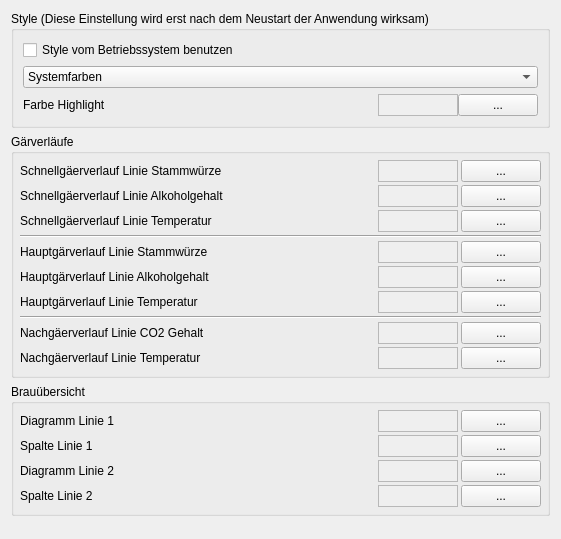
           <widget class="QWidget" name="scrollAreaWidgetContents_2">
            <property name="geometry">
             <rect>
              <x>0</x>
              <y>0</y>
              <width>561</width>
              <height>539</height>
             </rect>
            </property>
            <layout class="QVBoxLayout" name="verticalLayout_20">
             <item>
              <widget class="QGroupBox" name="groupBox_14">
               <property name="title">
                <string>Style (Diese Einstellung wird erst nach dem Neustart der Anwendung wirksam)</string>
               </property>
               <layout class="QVBoxLayout" name="verticalLayout_8">
                <item>
                 <widget class="QCheckBox" name="checkBox_NativStyle">
                  <property name="text">
                   <string>Style vom Betriebssystem benutzen</string>
                  </property>
                 </widget>
                </item>
                <item>
                 <widget class="QComboBox" name="comboBox_Farbgebung">
                  <item>
                   <property name="text">
                    <string>Systemfarben</string>
                   </property>
                  </item>
                  <item>
                   <property name="text">
                    <string>Hell</string>
                   </property>
                  </item>
                  <item>
                   <property name="text">
                    <string>Dunkel</string>
                   </property>
                  </item>
                 </widget>
                </item>
                <item>
                 <widget class="QWidget" name="widget_FarbeStyleAuswahl" native="true">
                  <layout class="QVBoxLayout" name="verticalLayout_22">
                   <property name="spacing">
                    <number>0</number>
                   </property>
                   <property name="leftMargin">
                    <number>0</number>
                   </property>
                   <property name="topMargin">
                    <number>0</number>
                   </property>
                   <property name="rightMargin">
                    <number>0</number>
                   </property>
                   <property name="bottomMargin">
                    <number>0</number>
                   </property>
                   <item>
                    <layout class="QHBoxLayout" name="horizontalLayout_21">
                     <item>
                      <widget class="QLabel" name="label_beschreibungStyleAuswahl">
                       <property name="text">
                        <string>Farbe Highlight</string>
                       </property>
                      </widget>
                     </item>
                     <item>
                      <spacer name="horizontalSpacer_19">
                       <property name="orientation">
                        <enum>Qt::Horizontal</enum>
                       </property>
                       <property name="sizeHint" stdset="0">
                        <size>
                         <width>40</width>
                         <height>20</height>
                        </size>
                       </property>
                      </spacer>
                     </item>
                     <item>
                      <widget class="QLabel" name="label_ColorStyleAuswahl">
                       <property name="minimumSize">
                        <size>
                         <width>80</width>
                         <height>0</height>
                        </size>
                       </property>
                       <property name="autoFillBackground">
                        <bool>true</bool>
                       </property>
                       <property name="frameShape">
                        <enum>QFrame::StyledPanel</enum>
                       </property>
                       <property name="text">
                        <string/>
                       </property>
                       <property name="alignment">
                        <set>Qt::AlignCenter</set>
                       </property>
                      </widget>
                     </item>
                     <item>
                      <widget class="QPushButton" name="pushButton_GetColorStyleAuswahl">
                       <property name="text">
                        <string>...</string>
                       </property>
                      </widget>
                     </item>
                    </layout>
                   </item>
                  </layout>
                 </widget>
                </item>
               </layout>
              </widget>
             </item>
             <item>
              <widget class="QGroupBox" name="groupBox">
               <property name="title">
                <string>Gärverläufe</string>
               </property>
               <layout class="QVBoxLayout" name="verticalLayout_2">
                <property name="spacing">
                 <number>3</number>
                </property>
                <property name="leftMargin">
                 <number>6</number>
                </property>
                <property name="topMargin">
                 <number>6</number>
                </property>
                <property name="rightMargin">
                 <number>6</number>
                </property>
                <property name="bottomMargin">
                 <number>6</number>
                </property>
                <item>
                 <layout class="QHBoxLayout" name="horizontalLayout_3">
                  <item>
                   <widget class="QLabel" name="label_2">
                    <property name="text">
                     <string>Schnellgäerverlauf Linie Stammwürze</string>
                    </property>
                   </widget>
                  </item>
                  <item>
                   <spacer name="horizontalSpacer">
                    <property name="orientation">
                     <enum>Qt::Horizontal</enum>
                    </property>
                    <property name="sizeHint" stdset="0">
                     <size>
                      <width>40</width>
                      <height>20</height>
                     </size>
                    </property>
                   </spacer>
                  </item>
                  <item>
                   <widget class="QLabel" name="label_ColorDia_S_L1">
                    <property name="minimumSize">
                     <size>
                      <width>80</width>
                      <height>0</height>
                     </size>
                    </property>
                    <property name="autoFillBackground">
                     <bool>true</bool>
                    </property>
                    <property name="frameShape">
                     <enum>QFrame::StyledPanel</enum>
                    </property>
                    <property name="text">
                     <string/>
                    </property>
                    <property name="alignment">
                     <set>Qt::AlignCenter</set>
                    </property>
                   </widget>
                  </item>
                  <item>
                   <widget class="QPushButton" name="pushButton_GetColorDia_S_L1">
                    <property name="text">
                     <string>...</string>
                    </property>
                   </widget>
                  </item>
                 </layout>
                </item>
                <item>
                 <layout class="QHBoxLayout" name="horizontalLayout_4">
                  <item>
                   <widget class="QLabel" name="label_3">
                    <property name="text">
                     <string>Schnellgäerverlauf Linie Alkoholgehalt</string>
                    </property>
                   </widget>
                  </item>
                  <item>
                   <spacer name="horizontalSpacer_2">
                    <property name="orientation">
                     <enum>Qt::Horizontal</enum>
                    </property>
                    <property name="sizeHint" stdset="0">
                     <size>
                      <width>40</width>
                      <height>20</height>
                     </size>
                    </property>
                   </spacer>
                  </item>
                  <item>
                   <widget class="QLabel" name="label_ColorDia_S_L2">
                    <property name="minimumSize">
                     <size>
                      <width>80</width>
                      <height>0</height>
                     </size>
                    </property>
                    <property name="autoFillBackground">
                     <bool>true</bool>
                    </property>
                    <property name="frameShape">
                     <enum>QFrame::StyledPanel</enum>
                    </property>
                    <property name="text">
                     <string/>
                    </property>
                    <property name="alignment">
                     <set>Qt::AlignCenter</set>
                    </property>
                   </widget>
                  </item>
                  <item>
                   <widget class="QPushButton" name="pushButton_GetColorDia_S_L2">
                    <property name="text">
                     <string>...</string>
                    </property>
                   </widget>
                  </item>
                 </layout>
                </item>
                <item>
                 <layout class="QHBoxLayout" name="horizontalLayout_20">
                  <item>
                   <widget class="QLabel" name="label_16">
                    <property name="text">
                     <string>Schnellgäerverlauf Linie Temperatur</string>
                    </property>
                   </widget>
                  </item>
                  <item>
                   <spacer name="horizontalSpacer_18">
                    <property name="orientation">
                     <enum>Qt::Horizontal</enum>
                    </property>
                    <property name="sizeHint" stdset="0">
                     <size>
                      <width>40</width>
                      <height>20</height>
                     </size>
                    </property>
                   </spacer>
                  </item>
                  <item>
                   <widget class="QLabel" name="label_ColorDia_S_L3">
                    <property name="minimumSize">
                     <size>
                      <width>80</width>
                      <height>0</height>
                     </size>
                    </property>
                    <property name="autoFillBackground">
                     <bool>true</bool>
                    </property>
                    <property name="frameShape">
                     <enum>QFrame::StyledPanel</enum>
                    </property>
                    <property name="text">
                     <string/>
                    </property>
                    <property name="alignment">
                     <set>Qt::AlignCenter</set>
                    </property>
                   </widget>
                  </item>
                  <item>
                   <widget class="QPushButton" name="pushButton_GetColorDia_S_L3">
                    <property name="text">
                     <string>...</string>
                    </property>
                   </widget>
                  </item>
                 </layout>
                </item>
                <item>
                 <widget class="Line" name="line">
                  <property name="orientation">
                   <enum>Qt::Horizontal</enum>
                  </property>
                 </widget>
                </item>
                <item>
                 <layout class="QHBoxLayout" name="horizontalLayout_5">
                  <item>
                   <widget class="QLabel" name="label_4">
                    <property name="text">
                     <string>Hauptgärverlauf Linie Stammwürze</string>
                    </property>
                   </widget>
                  </item>
                  <item>
                   <spacer name="horizontalSpacer_3">
                    <property name="orientation">
                     <enum>Qt::Horizontal</enum>
                    </property>
                    <property name="sizeHint" stdset="0">
                     <size>
                      <width>40</width>
                      <height>20</height>
                     </size>
                    </property>
                   </spacer>
                  </item>
                  <item>
                   <widget class="QLabel" name="label_ColorDia_H_L1">
                    <property name="minimumSize">
                     <size>
                      <width>80</width>
                      <height>0</height>
                     </size>
                    </property>
                    <property name="autoFillBackground">
                     <bool>true</bool>
                    </property>
                    <property name="frameShape">
                     <enum>QFrame::StyledPanel</enum>
                    </property>
                    <property name="text">
                     <string/>
                    </property>
                    <property name="alignment">
                     <set>Qt::AlignCenter</set>
                    </property>
                   </widget>
                  </item>
                  <item>
                   <widget class="QPushButton" name="pushButton_GetColorDia_H_L1">
                    <property name="text">
                     <string>...</string>
                    </property>
                   </widget>
                  </item>
                 </layout>
                </item>
                <item>
                 <layout class="QHBoxLayout" name="horizontalLayout_6">
                  <item>
                   <widget class="QLabel" name="label_5">
                    <property name="text">
                     <string>Hauptgärverlauf Linie Alkoholgehalt</string>
                    </property>
                   </widget>
                  </item>
                  <item>
                   <spacer name="horizontalSpacer_4">
                    <property name="orientation">
                     <enum>Qt::Horizontal</enum>
                    </property>
                    <property name="sizeHint" stdset="0">
                     <size>
                      <width>40</width>
                      <height>20</height>
                     </size>
                    </property>
                   </spacer>
                  </item>
                  <item>
                   <widget class="QLabel" name="label_ColorDia_H_L2">
                    <property name="minimumSize">
                     <size>
                      <width>80</width>
                      <height>0</height>
                     </size>
                    </property>
                    <property name="autoFillBackground">
                     <bool>true</bool>
                    </property>
                    <property name="frameShape">
                     <enum>QFrame::StyledPanel</enum>
                    </property>
                    <property name="text">
                     <string/>
                    </property>
                    <property name="alignment">
                     <set>Qt::AlignCenter</set>
                    </property>
                   </widget>
                  </item>
                  <item>
                   <widget class="QPushButton" name="pushButton_GetColorDia_H_L2">
                    <property name="text">
                     <string>...</string>
                    </property>
                   </widget>
                  </item>
                 </layout>
                </item>
                <item>
                 <layout class="QHBoxLayout" name="horizontalLayout_19">
                  <item>
                   <widget class="QLabel" name="label_15">
                    <property name="text">
                     <string>Hauptgärverlauf Linie Temperatur</string>
                    </property>
                   </widget>
                  </item>
                  <item>
                   <spacer name="horizontalSpacer_17">
                    <property name="orientation">
                     <enum>Qt::Horizontal</enum>
                    </property>
                    <property name="sizeHint" stdset="0">
                     <size>
                      <width>40</width>
                      <height>20</height>
                     </size>
                    </property>
                   </spacer>
                  </item>
                  <item>
                   <widget class="QLabel" name="label_ColorDia_H_L3">
                    <property name="minimumSize">
                     <size>
                      <width>80</width>
                      <height>0</height>
                     </size>
                    </property>
                    <property name="autoFillBackground">
                     <bool>true</bool>
                    </property>
                    <property name="frameShape">
                     <enum>QFrame::StyledPanel</enum>
                    </property>
                    <property name="text">
                     <string/>
                    </property>
                    <property name="alignment">
                     <set>Qt::AlignCenter</set>
                    </property>
                   </widget>
                  </item>
                  <item>
                   <widget class="QPushButton" name="pushButton_GetColorDia_H_L3">
                    <property name="text">
                     <string>...</string>
                    </property>
                   </widget>
                  </item>
                 </layout>
                </item>
                <item>
                 <widget class="Line" name="line_2">
                  <property name="orientation">
                   <enum>Qt::Horizontal</enum>
                  </property>
                 </widget>
                </item>
                <item>
                 <layout class="QHBoxLayout" name="horizontalLayout_8">
                  <item>
                   <widget class="QLabel" name="label_7">
                    <property name="text">
                     <string>Nachgäerverlauf Linie CO2 Gehalt</string>
                    </property>
                   </widget>
                  </item>
                  <item>
                   <spacer name="horizontalSpacer_6">
                    <property name="orientation">
                     <enum>Qt::Horizontal</enum>
                    </property>
                    <property name="sizeHint" stdset="0">
                     <size>
                      <width>40</width>
                      <height>20</height>
                     </size>
                    </property>
                   </spacer>
                  </item>
                  <item>
                   <widget class="QLabel" name="label_ColorDia_N_L1">
                    <property name="minimumSize">
                     <size>
                      <width>80</width>
                      <height>0</height>
                     </size>
                    </property>
                    <property name="autoFillBackground">
                     <bool>true</bool>
                    </property>
                    <property name="frameShape">
                     <enum>QFrame::StyledPanel</enum>
                    </property>
                    <property name="text">
                     <string/>
                    </property>
                    <property name="alignment">
                     <set>Qt::AlignCenter</set>
                    </property>
                   </widget>
                  </item>
                  <item>
                   <widget class="QPushButton" name="pushButton_GetColorDia_N_L1">
                    <property name="text">
                     <string>...</string>
                    </property>
                   </widget>
                  </item>
                 </layout>
                </item>
                <item>
                 <layout class="QHBoxLayout" name="horizontalLayout_18">
                  <item>
                   <widget class="QLabel" name="label_14">
                    <property name="text">
                     <string>Nachgäerverlauf Linie Temperatur</string>
                    </property>
                   </widget>
                  </item>
                  <item>
                   <spacer name="horizontalSpacer_16">
                    <property name="orientation">
                     <enum>Qt::Horizontal</enum>
                    </property>
                    <property name="sizeHint" stdset="0">
                     <size>
                      <width>40</width>
                      <height>20</height>
                     </size>
                    </property>
                   </spacer>
                  </item>
                  <item>
                   <widget class="QLabel" name="label_ColorDia_N_L2">
                    <property name="minimumSize">
                     <size>
                      <width>80</width>
                      <height>0</height>
                     </size>
                    </property>
                    <property name="autoFillBackground">
                     <bool>true</bool>
                    </property>
                    <property name="frameShape">
                     <enum>QFrame::StyledPanel</enum>
                    </property>
                    <property name="text">
                     <string/>
                    </property>
                    <property name="alignment">
                     <set>Qt::AlignCenter</set>
                    </property>
                   </widget>
                  </item>
                  <item>
                   <widget class="QPushButton" name="pushButton_GetColorDia_N_L2">
                    <property name="text">
                     <string>...</string>
                    </property>
                   </widget>
                  </item>
                 </layout>
                </item>
               </layout>
              </widget>
             </item>
             <item>
              <widget class="QGroupBox" name="groupBox_2">
               <property name="title">
                <string>Brauübersicht</string>
               </property>
               <layout class="QVBoxLayout" name="verticalLayout_5">
                <property name="spacing">
                 <number>3</number>
                </property>
                <property name="leftMargin">
                 <number>6</number>
                </property>
                <property name="topMargin">
                 <number>6</number>
                </property>
                <property name="rightMargin">
                 <number>6</number>
                </property>
                <property name="bottomMargin">
                 <number>6</number>
                </property>
                <item>
                 <layout class="QHBoxLayout" name="horizontalLayout_9">
                  <item>
                   <widget class="QLabel" name="label_8">
                    <property name="text">
                     <string>Diagramm Linie 1</string>
                    </property>
                   </widget>
                  </item>
                  <item>
                   <spacer name="horizontalSpacer_7">
                    <property name="orientation">
                     <enum>Qt::Horizontal</enum>
                    </property>
                    <property name="sizeHint" stdset="0">
                     <size>
                      <width>40</width>
                      <height>20</height>
                     </size>
                    </property>
                   </spacer>
                  </item>
                  <item>
                   <widget class="QLabel" name="label_ColorDia_B_L1">
                    <property name="minimumSize">
                     <size>
                      <width>80</width>
                      <height>0</height>
                     </size>
                    </property>
                    <property name="autoFillBackground">
                     <bool>true</bool>
                    </property>
                    <property name="frameShape">
                     <enum>QFrame::StyledPanel</enum>
                    </property>
                    <property name="text">
                     <string/>
                    </property>
                    <property name="alignment">
                     <set>Qt::AlignCenter</set>
                    </property>
                   </widget>
                  </item>
                  <item>
                   <widget class="QPushButton" name="pushButton_GetColorDia_B_L1">
                    <property name="text">
                     <string>...</string>
                    </property>
                   </widget>
                  </item>
                 </layout>
                </item>
                <item>
                 <layout class="QHBoxLayout" name="horizontalLayout_11">
                  <item>
                   <widget class="QLabel" name="label_10">
                    <property name="text">
                     <string>Spalte Linie 1</string>
                    </property>
                   </widget>
                  </item>
                  <item>
                   <spacer name="horizontalSpacer_9">
                    <property name="orientation">
                     <enum>Qt::Horizontal</enum>
                    </property>
                    <property name="sizeHint" stdset="0">
                     <size>
                      <width>40</width>
                      <height>20</height>
                     </size>
                    </property>
                   </spacer>
                  </item>
                  <item>
                   <widget class="QLabel" name="label_ColorDia_B_SpL1">
                    <property name="minimumSize">
                     <size>
                      <width>80</width>
                      <height>0</height>
                     </size>
                    </property>
                    <property name="autoFillBackground">
                     <bool>true</bool>
                    </property>
                    <property name="frameShape">
                     <enum>QFrame::StyledPanel</enum>
                    </property>
                    <property name="text">
                     <string/>
                    </property>
                    <property name="alignment">
                     <set>Qt::AlignCenter</set>
                    </property>
                   </widget>
                  </item>
                  <item>
                   <widget class="QPushButton" name="pushButton_GetColorDia_SPB_L1">
                    <property name="text">
                     <string>...</string>
                    </property>
                   </widget>
                  </item>
                 </layout>
                </item>
                <item>
                 <layout class="QHBoxLayout" name="horizontalLayout_10">
                  <item>
                   <widget class="QLabel" name="label_9">
                    <property name="text">
                     <string>Diagramm Linie 2</string>
                    </property>
                   </widget>
                  </item>
                  <item>
                   <spacer name="horizontalSpacer_8">
                    <property name="orientation">
                     <enum>Qt::Horizontal</enum>
                    </property>
                    <property name="sizeHint" stdset="0">
                     <size>
                      <width>40</width>
                      <height>20</height>
                     </size>
                    </property>
                   </spacer>
                  </item>
                  <item>
                   <widget class="QLabel" name="label_ColorDia_B_L2">
                    <property name="minimumSize">
                     <size>
                      <width>80</width>
                      <height>0</height>
                     </size>
                    </property>
                    <property name="autoFillBackground">
                     <bool>true</bool>
                    </property>
                    <property name="frameShape">
                     <enum>QFrame::StyledPanel</enum>
                    </property>
                    <property name="text">
                     <string/>
                    </property>
                    <property name="alignment">
                     <set>Qt::AlignCenter</set>
                    </property>
                   </widget>
                  </item>
                  <item>
                   <widget class="QPushButton" name="pushButton_GetColorDia_B_L2">
                    <property name="text">
                     <string>...</string>
                    </property>
                   </widget>
                  </item>
                 </layout>
                </item>
                <item>
                 <layout class="QHBoxLayout" name="horizontalLayout_12">
                  <item>
                   <widget class="QLabel" name="label_11">
                    <property name="text">
                     <string>Spalte Linie 2</string>
                    </property>
                   </widget>
                  </item>
                  <item>
                   <spacer name="horizontalSpacer_10">
                    <property name="orientation">
                     <enum>Qt::Horizontal</enum>
                    </property>
                    <property name="sizeHint" stdset="0">
                     <size>
                      <width>40</width>
                      <height>20</height>
                     </size>
                    </property>
                   </spacer>
                  </item>
                  <item>
                   <widget class="QLabel" name="label_ColorDia_B_SpL2">
                    <property name="minimumSize">
                     <size>
                      <width>80</width>
                      <height>0</height>
                     </size>
                    </property>
                    <property name="autoFillBackground">
                     <bool>true</bool>
                    </property>
                    <property name="frameShape">
                     <enum>QFrame::StyledPanel</enum>
                    </property>
                    <property name="text">
                     <string/>
                    </property>
                    <property name="alignment">
                     <set>Qt::AlignCenter</set>
                    </property>
                   </widget>
                  </item>
                  <item>
                   <widget class="QPushButton" name="pushButton_GetColorDia_SpB_L2">
                    <property name="text">
                     <string>...</string>
                    </property>
                   </widget>
                  </item>
                 </layout>
                </item>
               </layout>
              </widget>
             </item>
             <item>
              <spacer name="verticalSpacer_2">
               <property name="orientation">
                <enum>Qt::Vertical</enum>
               </property>
               <property name="sizeHint" stdset="0">
                <size>
                 <width>20</width>
                 <height>40</height>
                </size>
               </property>
              </spacer>
             </item>
            </layout>
           </widget>
